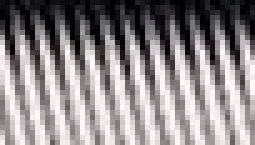
#> input picture chatter.jpg, 51 x 29 px (shown 5 times larger)
$ python main.py   (older library calls are emulated)
#> lines starting #> are read from the running program, lines starting #| are printed output that depends on the picture; after the words box and inside, x2 and y2 are one past the last pixel; in counts of white or black regions, pixels touching at a corner belong together; long printed decimals are rounded
import cv2
import numpy as np
import scipy.misc
import scipy.ndimage.filters
from matplotlib import pyplot as plt
import math
from skimage.feature import greycomatrix

def Ga_calculation(image):
	ga=0.0
	for i in range(image.shape[1]):
		ga+=abs(np.mean(image[:,i])-np.mean(image))
	return ga/image.shape[1]

############################################################

#Reading image
img = cv2.imread('chatter.jpg')
#> img is the input picture: shape (29, 51, 3); mean B, G, R 137.7, 135.5, 142
alpha = 1.3
beta = 0
threshold = 240
cv2.imshow('original',img)
Ga_original = Ga_calculation(img)
#> the loop in Ga_calculation, `for i in range(image.shape[1]):` made 51 passes
#> ga on passes 1 to 12: 10.93, 17.48, 25.9, 30.7, 43.1, 46.04, 50.72, 53.45, 58.49, 58.93, 69.11, 75.95
#> after the loop in Ga_calculation, `for i in range(image.shape[1]):`: ga = 325.1
#> Ga_original = 6.38
img = cv2.addWeighted(img,alpha,np.zeros(img.shape,img.dtype),0,beta)
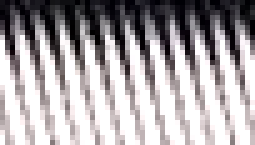
#> img: shape (29, 51, 3) (shown 5 times larger); mean B, G, R 165.5, 163.1, 168.1
bright_img = cv2.cvtColor(img, cv2.COLOR_BGR2GRAY)
ret,bright_img = cv2.threshold(bright_img,threshold,255,cv2.THRESH_BINARY)
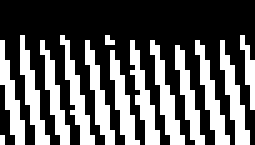
#> bright_img: shape (29, 51) (shown 5 times larger); 36.2% white in thin lines or dots, all inside (x1, y1, x2, y2) = (0, 7, 51, 29)
#> ret = 240
#bright_img = 255-bright_img
#Gaussian Blur
#img = cv2.GaussianBlur(img, (3, 3), 0)
#Converting the image to grays	cale
cv2.imwrite('grayscale.jpg',bright_img)
#Calculating the Ga value of the original image
print("Ga_original:",Ga_original)
#| Ga_original: 6.375

############################################################
#Edge enhancement and its Ga
kernel = np.ones((3,3),np.float32)*(-1)
kernel[1,1] = 8
#img = cv2.Laplacian(img,cv2.CV_64F
enh_img1 = cv2.filter2D(bright_img,-1,kernel)
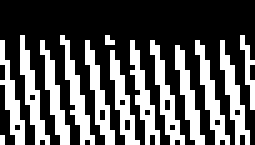
#> enh_img1: shape (29, 51) (shown 5 times larger); 34.3% white in thin lines or dots, all inside (x1, y1, x2, y2) = (0, 7, 51, 29)
#enh_img = brighten(enh_img)
Ga_edge_enhanced=Ga_calculation(enh_img1)
#> the loop in Ga_calculation (call 2), `for i in range(image.shape[1]):` made 51 passes
#> ga on passes 1 to 12: 17.24, 17.59, 26.72, 43.97, 70.69, 79.83, 80.17, 89.31, 115.3, 115.7, 124.8, 125.2
#> Ga_edge_enhanced = 8.1
# ShF = 100              #Sharpening factor!
# enh_img = enh_img*ShF/np.amax(enh_img)
# enh_img = cv2.convertScaleAbs(enh_img)
cv2.imwrite('laplacian.jpg',enh_img1)
# Recalculate Ga after edge enhancement by Laplacian kernel
print("Ga_edge_enhanced", Ga_edge_enhanced)
#| Ga_edge_enhanced 8.100

#############################################################
# Magnification by the factor of 2 using cubic interpolation convolution
height, width = bright_img.shape[:2]
#> height = 29; width = 51
mag_img = cv2.resize(bright_img,(2*width, 2*height), interpolation=cv2.INTER_CUBIC)
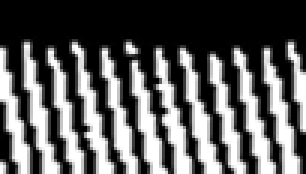
#> mag_img: shape (58, 102) (shown 3 times larger); min 0, max 255, mean 92.7
enh_img = cv2.filter2D(mag_img,-1,kernel)
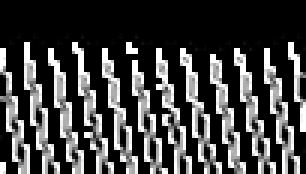
#> enh_img: shape (58, 102) (shown 3 times larger); min 0, max 255, mean 66.4
Ga_magnified = Ga_calculation(enh_img)
#> Ga_magnified = 10.8
# ShF = 100 #Sharpening factor!
# enh_img = enh_img*ShF/np.amax(enh_img)
# enh_img = cv2.convertScaleAbs(enh_img)
cv2.imwrite('laplacian_mag.jpg',enh_img)
print("Ga_magnified:",Ga_magnified)
#| Ga_magnified: 10.798

#Variance of image
threshold = 240
ret,enh_img1 = cv2.threshold(enh_img1,threshold,255,cv2.THRESH_BINARY)
variance = np.var(enh_img1,ddof = 1)/(enh_img1.size)
#> variance = 9.92
std_deviation = variance**0.5
#> std_deviation = 3.15
print("std_deviation" ,std_deviation)
#| std_deviation 3.150
print("mean", np.mean(img))
#| mean 165.570


#RMS Value
mean = np.mean(img)
#> mean = 165.6
rms = (img)**2
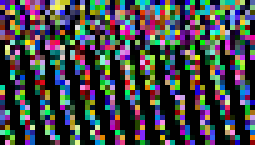
#> rms: shape (29, 51, 3) (shown 5 times larger); mean B, G, R 69.6, 67.3, 66
rms = float((rms.sum()/(rms.shape[0]*rms.shape[1]))**0.5)
#> rms = 14.24
print("rms",rms)
#| rms 14.244

#Calculation of Optical Roughness parameter
orp = std_deviation/rms
#> orp = 0.221
print("orp",orp)
#| orp 0.2211

glcm_matrix = greycomatrix(enh_img, [1], [0], symmetric=True, normed=True)
#print(glcm_matrix)

#Energy Calcualation
energy = glcm_matrix**2
energy = float(energy.sum())
#> energy = 0.296
print("energy",energy)
#| energy 0.2958

#Entropy Calculation
entropy = 0.0
for i in range(glcm_matrix.shape[0]):
	for j in range(glcm_matrix.shape[1]):
		if(glcm_matrix[i][j]!=0):
			entropy += (glcm_matrix[i][j]*math.log(glcm_matrix[i][j]))/math.log(2)
#> after the loop, entropy = [-4.54]
print("entropy",entropy*-1)
#| entropy [[4.542]]

cv2.waitKey(0)
cv2.destroyAllWindows()

#Statistical Analysis
plt.hist(enh_img.ravel(),256,[0,255]);
plt.savefig('hist.png')
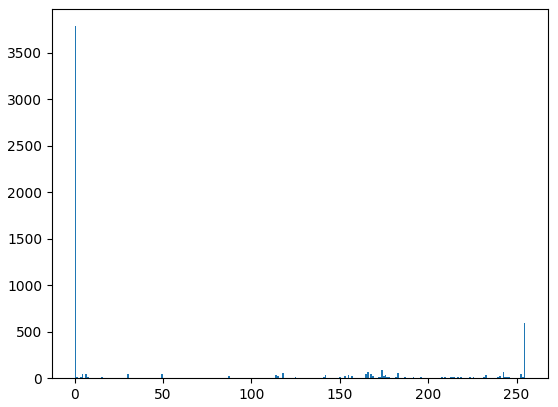
#> figure drawn by matplotlib, 1 panel; tallest bar 3788 high, from x = 0 to 0.996
plt.show()
